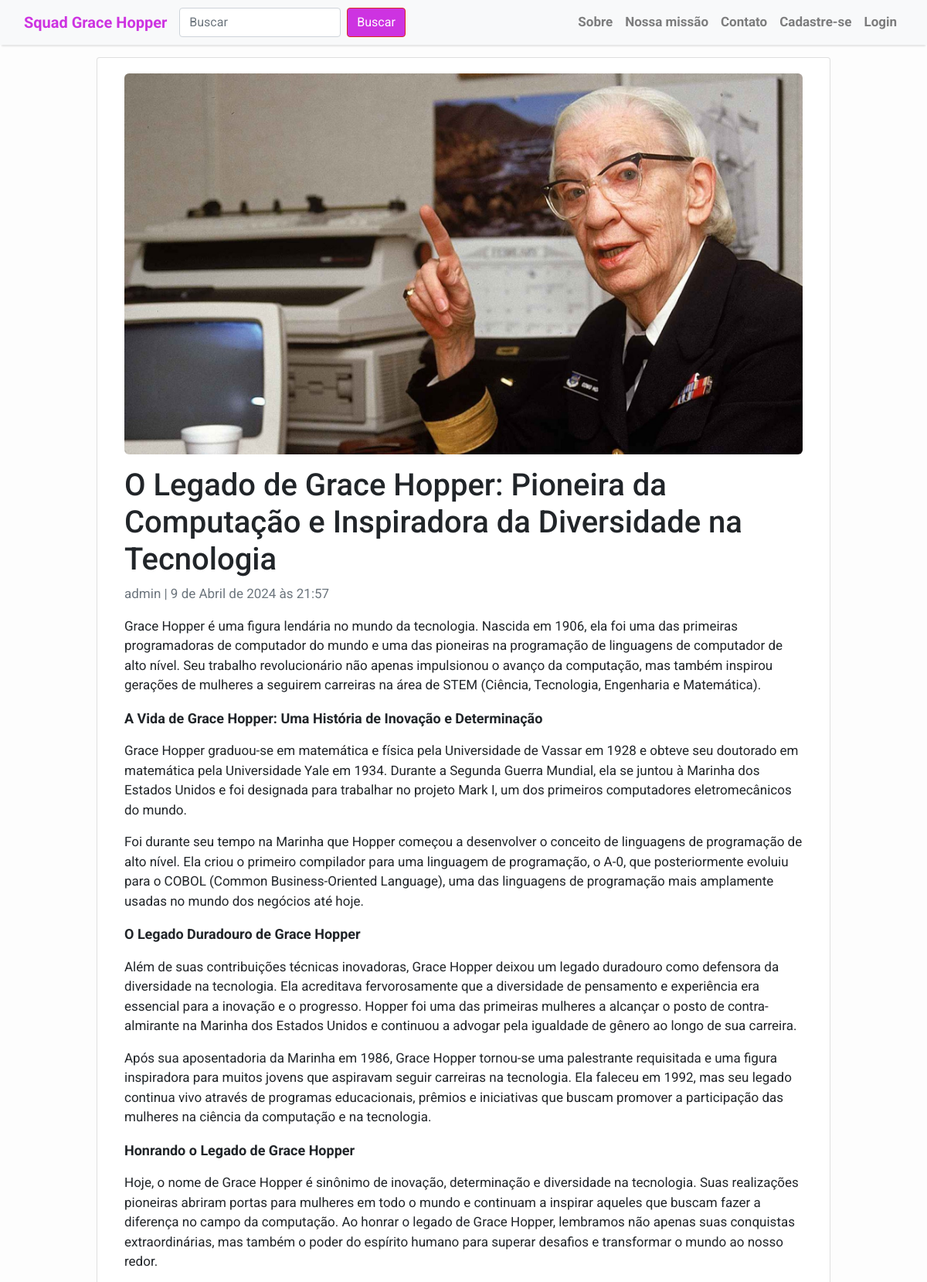
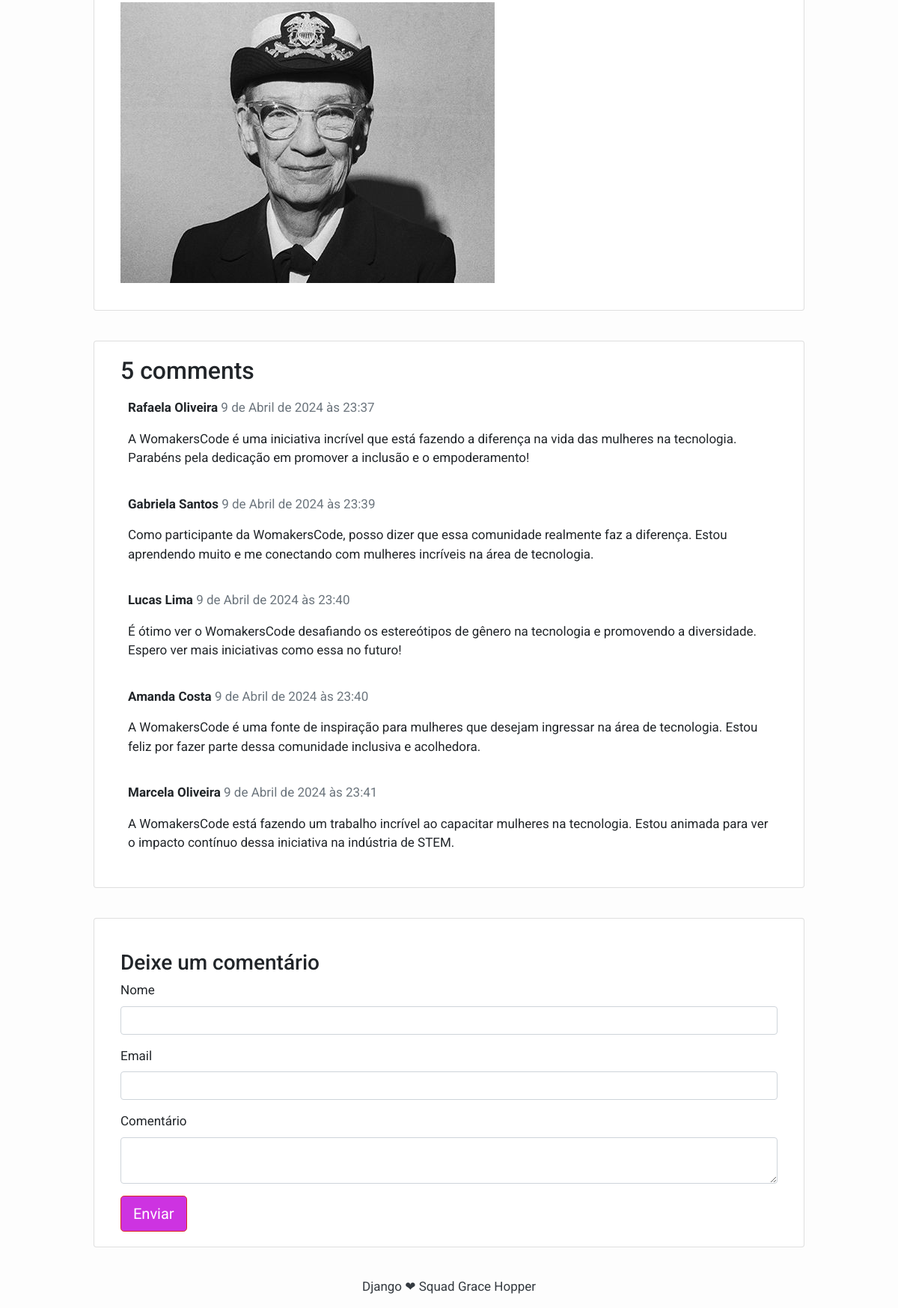
Screenshot of /o-legado-de-grace-hopper-pioneira-da-computacao-e-inspiradora-da-diversidade-na-tecnologia/ with the database file from the repository (2 pictures, top to bottom).
### blog/models.py (models this page shows, shortened)
class Post(models.Model):
    image = models.ImageField(upload_to='images', verbose_name='imagem',  default='images/default.jpg')
    title = models.CharField(max_length=200, unique=True)
    slug = models.SlugField(max_length=200, unique=True)
    author = models.ForeignKey(User, on_delete= models.CASCADE,related_name='blog_posts')
    updated_on = models.DateTimeField(auto_now= True)
    content = models.TextField()
    created_on = models.DateTimeField(auto_now_add=True)
    status = models.IntegerField(choices=STATUS, default=0)
    class Meta:
        ordering = ['-created_on']

class Comment(models.Model):
    post = models.ForeignKey(Post, on_delete=models.CASCADE, related_name='comments')
    name = models.CharField(max_length=200, verbose_name='nome')
    email = models.EmailField(verbose_name='email')
    body = models.TextField(verbose_name='comentário')
    created_on = models.DateTimeField(auto_now_add=True)
    active = models.BooleanField(default=False)
    class Meta:
        ordering = ['created_on']

### blog/views.py (the view)
# urls.py: path('<slug:slug>/', views.post_detail, name='post_detail'),
def post_detail(request, slug):
    template_name = 'post_detail.html'
    post = Post.objects.get(slug=slug)
    comments = post.comments.filter(active=True)
    new_comment = None
    comment_form = CommentForm()
    if request.method == 'POST':
        comment_form = CommentForm(data=request.POST)
        if comment_form.is_valid():
            new_comment = post.comments.create(**comment_form.cleaned_data)
    return render(request, template_name, {
        'post': post,
        'comments': comments,
        'new_comment': new_comment,
        'comment_form': comment_form,
    })

### blog/forms.py
class CommentForm(forms.ModelForm):
    class Meta:
        model = Comment
        fields = ('name', 'email', 'body')

### blog/templates/post_detail.html (shortened to what this page needs)
{% extends 'base.html' %}
{% block content %}
<div class="container">
  <div class="row">
    <div class="col-md-10 card mb-4 mt-3 mx-auto">
      <div class="card-body">
        {% if post.image %}
          <img src="{{ post.image.url }}" alt="{{ post.title }}" class="img-fluid" style="margin-bottom: 16px; border-radius: 6px;">
        {% endif %}
        <h1>{% block title %} {{ post.title }} {% endblock title %}</h1>
        <p class="text-muted">{{ post.author }} | {{ post.created_on }}</p>
        <p class="card-text">{{ post.content | safe }}</p>
      </div>
    </div>
    <div class="col-md-10 card mb-4 mt-3 mx-auto">
      <div class="card-body">
        <h2>{{ comments.count }} comments</h2>
        {% for comment in comments %}
        <div class="comments" style="padding: 10px;">
          <p class="font-weight-bold">
            {{ comment.name }}
            <span class="text-muted font-weight-normal">
              {{ comment.created_on }}
            </span>
          </p>
          {{ comment.body | linebreaks }}
        </div>
        {% endfor %}
      </div>
    </div>
    <div class="col-12 col-md-10 card mb-4 mt-3 mx-auto">
      <div class="card-body">
        {% if new_comment %}
        <div class="alert alert-success" role="alert">
          Seu comentário está aguardando aprovação
        </div>
        {% else %}
        <form method="post" style="margin-top: 1.3em;">
          <h3>Deixe um comentário</h3>
          <div class="form-group">
            <label for="{{ comment_form.name.auto_id }}">{{ comment_form.name.label }}</label>
            <input type="text" class="form-control" id="{{ comment_form.name.auto_id }}" name="{{ comment_form.name.html_name }}" value="{{ comment_form.name.value|default_if_none:'' }}" required>
          </div>
          <div class="form-group">
            <label for="{{ comment_form.email.auto_id }}">{{ comment_form.email.label }}</label>
            <input type="email" class="form-control" id="{{ comment_form.email.auto_id }}" name="{{ comment_form.email.html_name }}" value="{{ comment_form.email.value|default_if_none:'' }}" required>
          </div>
          <div class="form-group">
            <label for="{{ comment_form.body.auto_id }}">{{ comment_form.body.label }}</label>
            <textarea class="form-control" id="{{ comment_form.body.auto_id }}" name="{{ comment_form.body.html_name }}"required>{{ comment_form.body.value|default_if_none:'' }}</textarea>
          </div>
          <button type="submit" class="btn btn-danger btn-lg">Enviar</button>
        </form>
        {% endif %}
      </div>
    </div>
  </div>
</div>
{% endblock content %}

### blog/templates/base.html (style rules this page uses)
body { font-family: "Roboto", sans-serif; font-size: 17px; background-color: #fdfdfd; }
.btn-danger { color: #fff; background-color: #f00000; border-color: #dc281e; }
.btn-danger { background-color: #cd33e1; }

### blog/templates/post_detail.html (style rules this page uses)
.btn-danger { background-color: #cd33e1; }

### rows the page displays
Post: image (picture), title "O Legado de Grace Hopper: Pioneira da Computação e Inspiradora da Diversidade na Tecnologia", author "admin", created_on "9 de Abril de 2024 às 21:57", content "Grace Hopper é uma figura lendária no mundo da tecnologia. Nascida em 1906, ela foi uma das primeiras programadoras de computador do mundo e uma das pioneiras na programação de linguagens de computador de alto nível. Seu trabalho revolucionário não apenas impulsionou o avanço da computação, mas também inspirou gerações de mulheres a seguirem carreiras na área de STEM (Ciência, Tecnologia, Engenharia e Matemática). A Vida de Grace Hopper: Uma História de Inovação e Determinação Grace Hopper graduou-se em matemática e física pela Universidade de Vassar em 1928 e obteve seu doutorado em matemática pela Universidade Yale em 1934. Durante a Segunda Guerra Mundial, ela se juntou à Marinha dos…", content (picture)
Comment: name "Rafaela Oliveira", created_on "9 de Abril de 2024 às 23:37", body "A WomakersCode é uma iniciativa incrível que está fazendo a diferença na vida das mulheres na tecnologia. Parabéns pela dedicação em promover a inclusão e o empoderamento!"
Comment: name "Gabriela Santos", created_on "9 de Abril de 2024 às 23:39", body "Como participante da WomakersCode, posso dizer que essa comunidade realmente faz a diferença. Estou aprendendo muito e me conectando com mulheres incríveis na área de tecnologia."
Comment: name "Lucas Lima", created_on "9 de Abril de 2024 às 23:40", body "É ótimo ver o WomakersCode desafiando os estereótipos de gênero na tecnologia e promovendo a diversidade. Espero ver mais iniciativas como essa no futuro!"
Comment: name "Amanda Costa", created_on "9 de Abril de 2024 às 23:40", body "A WomakersCode é uma fonte de inspiração para mulheres que desejam ingressar na área de tecnologia. Estou feliz por fazer parte dessa comunidade inclusiva e acolhedora."
Comment: name "Marcela Oliveira", created_on "9 de Abril de 2024 às 23:41", body "A WomakersCode está fazendo um trabalho incrível ao capacitar mulheres na tecnologia. Estou animada para ver o impacto contínuo dessa iniciativa na indústria de STEM."

### other values shown
{{ comments.count }} "5"
{{ comment_form.name.label }} "Nome"
{{ comment_form.email.label }} "Email"
{{ comment_form.body.label }} "Comentário"
